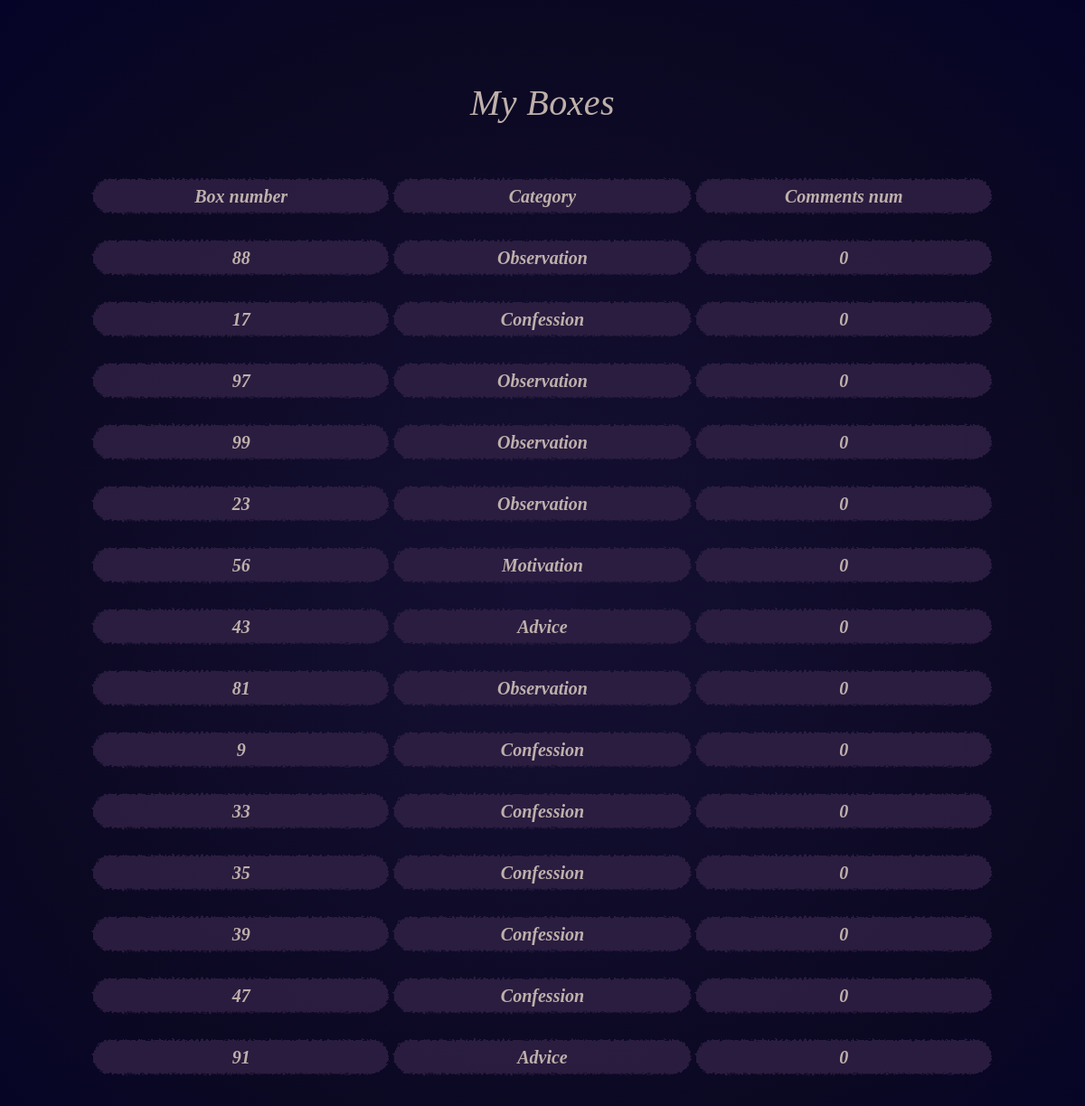
Page /profile/created_boxes/ (signed in) on the earlier database version.
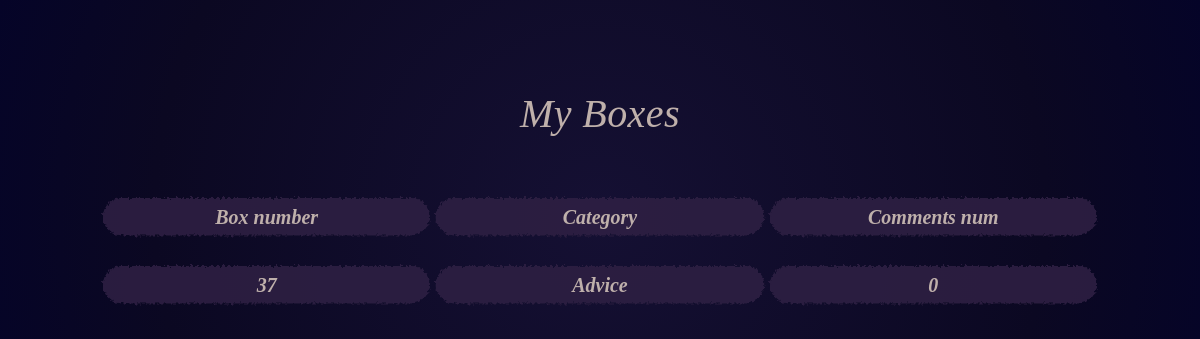
Same page on the later database version.
### boxes/models.py (models this page shows)
class Box(models.Model):
    CATEGORY_CHOICES = (
        ('motivation', 'Motivation'),
        ('advice', 'Advice'),
        ('observation', 'Observation'),
        ('confession', 'Confession'),
    )
    number = models.PositiveIntegerField(unique=True)
    category = models.CharField(max_length=20, choices=CATEGORY_CHOICES)
    text = models.TextField()
    user = models.ForeignKey(settings.AUTH_USER_MODEL, on_delete=models.CASCADE)
    created_at = models.DateTimeField(auto_now_add=True)
    opened_by = models.ManyToManyField(
        settings.AUTH_USER_MODEL,
        related_name='opened_boxes',
        blank=True
    )

### boxes/views.py (the view)
# urls.py: path('profile/created_boxes/', views.profile_created_boxes_view, name='profile_created_boxes'),
@login_required
def profile_created_boxes_view(request):
    boxes = (
        Box.objects
        .filter(user=request.user)
        .annotate(comments_count=Count('comments'))
        .order_by('-created_at')
    )
    context = {
        'boxes': boxes
    }
    return render(request, 'profile_created_boxes.html', context)

### templates/profile_created_boxes.html (shortened to what this page needs)
{% extends 'base.html' %}
{% load static %}
{% block content %}
<div class="profile-page">
    <h1 class="profile-title">My Boxes</h1>
    <div class="boxes-container">
        <div class="boxes-row header">
            <div class="cell">Box number</div>
            <div class="cell">Category</div>
            <div class="cell">Comments num</div>
        </div>
        {% for box in boxes %}
            <div class="boxes-row">
                <a href="{% url 'box_detail' box.number %}" class="cell box-link">{{ box.number }}</a>
                <div class="cell">{{ box.get_category_display }}</div>
                <div class="cell">{{ box.comments_count }}</div>
            </div>
        {% endfor %}
    </div>
</div>
{% endblock %}

Differences in the rows shown:
removed Box: number "88", category "Observation", comments_count "0"
removed Box: number "17", category "Confession", comments_count "0"
removed Box: number "97", category "Observation", comments_count "0"
removed Box: number "99", category "Observation", comments_count "0"
removed Box: number "23", category "Observation", comments_count "0"
removed Box: number "56", category "Motivation", comments_count "0"
removed Box: number "43", category "Advice", comments_count "0"
removed Box: number "81", category "Observation", comments_count "0"
removed Box: number "9", category "Confession", comments_count "0"
removed Box: number "33", category "Confession", comments_count "0"
removed Box: number "35", category "Confession", comments_count "0"
removed Box: number "39", category "Confession", comments_count "0"
removed Box: number "47", category "Confession", comments_count "0"
removed Box: number "91", category "Advice", comments_count "0"
added Box: number "37", category "Advice", comments_count "0"
